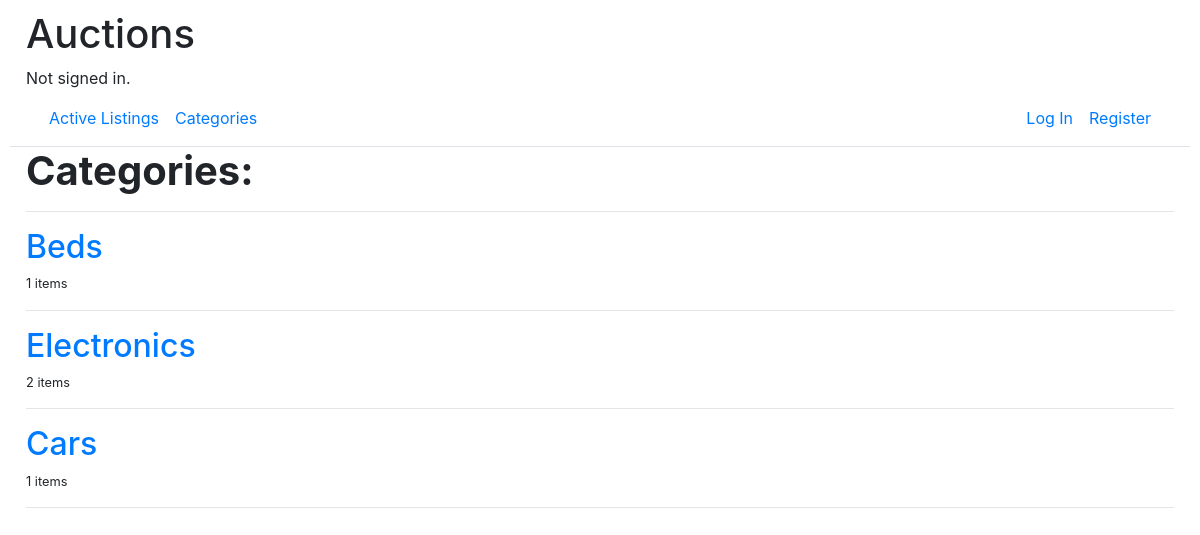
The page /categories on the database its author committed.
### auctions/models.py (models this page shows)
class Listing(models.Model):
    id = models.AutoField(primary_key=True)
    title = models.CharField(max_length=64)
    description = models.TextField()
    starting_bid = models.IntegerField()
    image_url = models.URLField(null=True, blank=True, max_length=400)
    category = models.CharField(max_length=64, null=True, blank=True)
    active = models.BooleanField(default=True)
    time = models.DateTimeField(default=now)
    user = models.ForeignKey(User, on_delete=models.CASCADE, related_name="listings")

### auctions/views.py (the view)
# urls.py: path("categories", views.categories, name="categories"),
def categories(request):
    return render(request, "auctions/categories.html", {
        "categories": utils.get_categories(request.user),
    })

### auctions/utils.py (called while the page is built)
def gbp(i):
    return f"£{i:.2f}"

def get_top_bid(listing):
    if list(listing.bids.all()):
        top_bid = max(listing.bids.all(), key=lambda bid: bid.value)
        price = top_bid.value
    else:
        top_bid = None
        price = listing.starting_bid
    return price, top_bid

def produce_listing(user, listing):
    price, top_bid = get_top_bid(listing)
    return {
            "listing": listing,
            "price": gbp(price),
            "top_bid": top_bid,
            "watchlisted": (user in listing.watchers.all()),
        }

def get_categories(user):
    listings = Listing.objects.all()
    categories = []
    for listing in listings:
        if listing.category != "" and listing.active:
            i = 0
            found = False
            while i < len(categories) and not found:
                if listing.category == categories[i]["name"]:
                    categories[i]["size"] += 1
                    categories[i]["listings"].append(produce_listing(user, listing))
                    found = True
                i += 1
            if not found:
                categories.append({"name": listing.category,
                                   "size": 1,
                                   "listings": [produce_listing(user, listing)]})
    return categories

### auctions/templates/auctions/categories.html
{% extends "auctions/layout.html" %}
{% block body %}
    <h1>
        <b>Categories:</b>
    </h1>
    <hr>
    {% for category in categories %}
        <a href="{% url "category" category.name %}"><h2>{{ category.name }}</h2></a>
        <p class="small">{{ category.size }} items</p>
        <hr>
    {% endfor %}
{% endblock %}

### auctions/static/auctions/styles.css (style rules this page uses)
body { padding: 10px; }

### rows shown on the page
Listing: name "Beds"
Listing: name "Electronics"
Listing: name "Cars"

### other values the page prints
{{ category.size }} "1" "2" "1"
